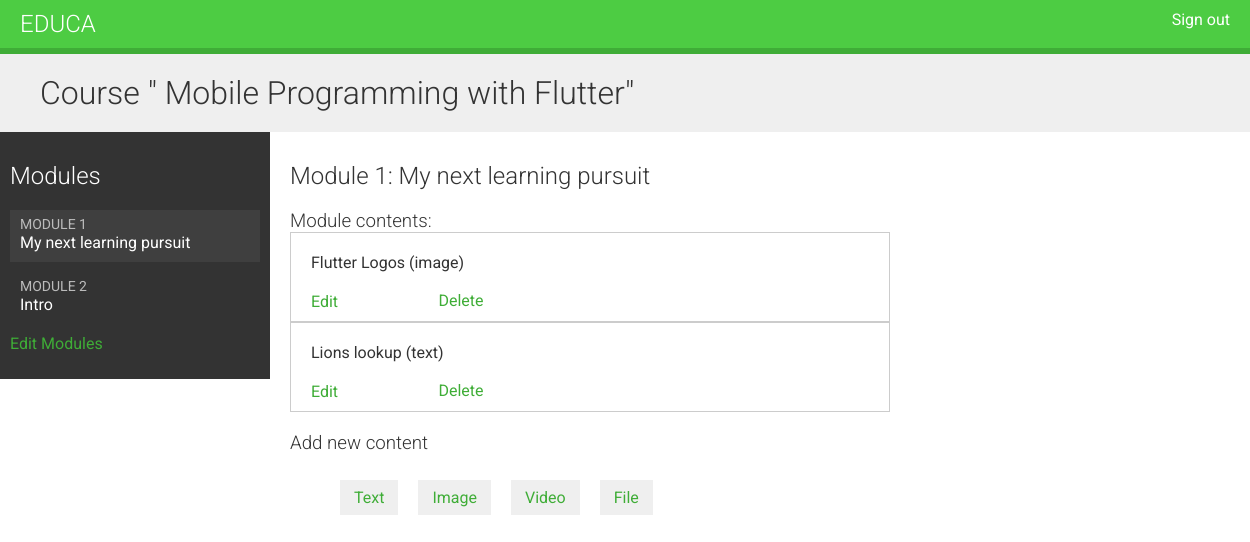
The page /course/module/9/ (signed in) on the database its author committed.
### courses/models.py (models this page shows, shortened)
class Course(models.Model):
    owner = models.ForeignKey(
        User,
        on_delete=models.CASCADE,
        related_name="courses_created",
    )
    subject = models.ForeignKey(
        Subject,
        on_delete=models.CASCADE,
        related_name="courses",
    )
    students = models.ManyToManyField(
        User,
        related_name="courses_joined",
        blank=True,
    )
    title = models.CharField(max_length=200)
    slug = models.SlugField(max_length=200, unique=True)
    overview = models.TextField()
    created = models.DateTimeField(auto_now_add=True)
    class Meta:
        ordering = ["-created"]

class Module(models.Model):
    course = models.ForeignKey(Course, related_name="modules", on_delete=models.CASCADE)
    title = models.CharField(max_length=200)
    description = models.TextField(blank=True)
    order = OrderField(blank=True, for_fields=["course"])
    class Meta:
        ordering = ["order"]

class Content(models.Model):
    module = models.ForeignKey(
        Module, related_name="contents", on_delete=models.CASCADE
    )
    content_type = models.ForeignKey(
        ContentType,
        on_delete=models.CASCADE,
        limit_choices_to={"model__in": ("text", "video", "image", "file")},
    )
    object_id = models.PositiveIntegerField()
    item = GenericForeignKey("content_type", "object_id")
    order = OrderField(blank=True, for_fields=["module"])
    class Meta:
        ordering = ["order"]

class ItemBase(models.Model):
    owner = models.ForeignKey(
        User,
        related_name="%(class)s_related",
        on_delete=models.CASCADE,
    )
    title = models.CharField(max_length=250)
    created = models.DateTimeField(auto_now_add=True)
    updated = models.DateTimeField(auto_now=True)
    class Meta:
        abstract = True
    def __str__(self):
        return self.title

class Image(ItemBase):
    file = models.FileField(upload_to="images")

class Text(ItemBase):
    Content = models.TextField()

### courses/views.py (the view)
class ModuleContentListView(TemplateResponseMixin, View):
    template_name = "courses/manage/module/content_list.html"
    def get(self, request, module_id):
        module = get_object_or_404(
            Module,
            id=module_id,
            course__owner=request.user,
        )
        return self.render_to_response({"module": module})

### courses/templatetags/course.py (called while the page is built)
@register.filter
def model_name(obj):
    try:
        return obj._meta.model_name
    except AttributeError:
        return None

### courses/templates/courses/manage/module/content_list.html (shortened to what this page needs)
{% extends 'base.html' %}
{% load course %}
{% block content %}
{% with course=module.course %}
<h1>Course " {{course.title}}" </h1>
<div class="contents">
    <h2>Modules</h2>
    <ul id="modules">
        {% for m in course.modules.all %}
        <li data-id="{{ m.id }}" {% if m == module %}
        class="selected"{% endif %}>
         <a href="{% url "module_content_list" m.id %}">
           <span>
             Module <span class="order">{{ m.order|add:1 }}</span>
           </span>
           <br>
           {{ m.title }}
         </a>
       </li>
        {% empty %}
        <li>No modules yet.</li>
        {% endfor %}
    </ul>
    <p><a href="{% url 'course_module_update' course.id %}">Edit Modules</a></p>
</div>
<div class="module">
    <h2>Module {{ module.order|add:1 }}: {{ module.title }}</h2>
    <h3>Module contents:</h3>
    <div id="module-contents">
        {% for content in module.contents.all %}
        <div data-id="{{ content.id }}">
            {% with item=content.item %}
            <p>{{ item }} ({{ item|model_name }})</p>
            <a href="{% url 'module_content_update' module.id item|model_name item.id %}">Edit</a>
            <form action="{% url 'module_content_delete' content.id %}" method="post">
                <input type="submit" value="Delete">
            </form>
            {% endwith %}
        </div>
        {% empty %}
        <p>This module has no contents.</p>
        {% endfor %}
    </div>
    <h3>Add new content</h3>
    <ul class="content-types">
        <li>
            <a href="{% url 'module_content_create' module.id 'text' %}">Text</a>
        </li>
        <li>
            <a href="{% url 'module_content_create' module.id 'image' %}">Image</a>
        </li>
        <li>
            <a href="{% url 'module_content_create' module.id 'video' %}">Video</a>
        </li>
        <li>
            <a href="{% url 'module_content_create' module.id 'file' %}">File</a>
        </li>
    </ul>
</div>
{% endwith %}
{% endblock content %}

### courses/static/css/base.css (style rules this page uses)
body { margin:0; font-family:'Roboto', sans-serif; font-weight:400; color:#333; }
a { color:#3fad37; text-decoration:none; }
ul { float:left; }
h1, h2, h3, h4, h5, h6 { font-family:'Roboto', sans-serif; font-weight:300; }
h1 { background:#efefef; width:100%; overflow:auto; padding:20px 0 20px 40px; margin:0; }
.module { padding:10px 20px; float:left; width:600px; }
.module h3 { margin:20px 0 0; padding:0; width:100%; }
.module p { margin:10px 0 20px; width:100%; float:left; }
.contents { width:20%; padding:10px; float:left; background:#333; color: #fff; font-family:'Roboto', sans-serif; }
.contents ul { list-style:none; margin:0; padding:0; width:100%; }
.contents ul li { margin:0 0 10px 0; padding:4px 10px 10px; overflow:auto; cursor:move; }
.contents ul li.selected { background:#3f3f3f; }
.contents ul span { text-transform:uppercase; color:#bbb; font-size:14px; }
.contents ul a { display:block; color:#fff; text-decoration:none; }
ul.content-types li { list-style:none; float:left; margin:10px; background:#efefef; padding:8px 14px; }
input, select, textarea { border:1px solid #ccc; border-bottom:3px solid #ccc; padding:8px 12px; font-size:16px; font-family:'Roboto', sans-serif; float:left; clear:both; width:300px; }
input[type=submit], a.button { border-radius:5px; background:#4dcc43; color:#fff; font-size:16px; text-transform:uppercase; border:none; padding:10px 20px; margin:20px 0; }
#module-contents div { padding:10px 20px; border:1px solid #ccc; background:#fff }
#module-contents form { margin:0; padding:0; }
#module-contents input[type=submit] { color:#3fad37; background:none; margin:-20px 0 0; padding:0; float:left; text-transform:none; }

### rows shown on the page
Course: title "Mobile Programming with Flutter"
Module: order|add "1", title "My next learning pursuit"
Module: order|add "2", title "Intro"
Content: item "Flutter Logos", item|model_name "image"
Content: item "Lions lookup", item|model_name "text"
